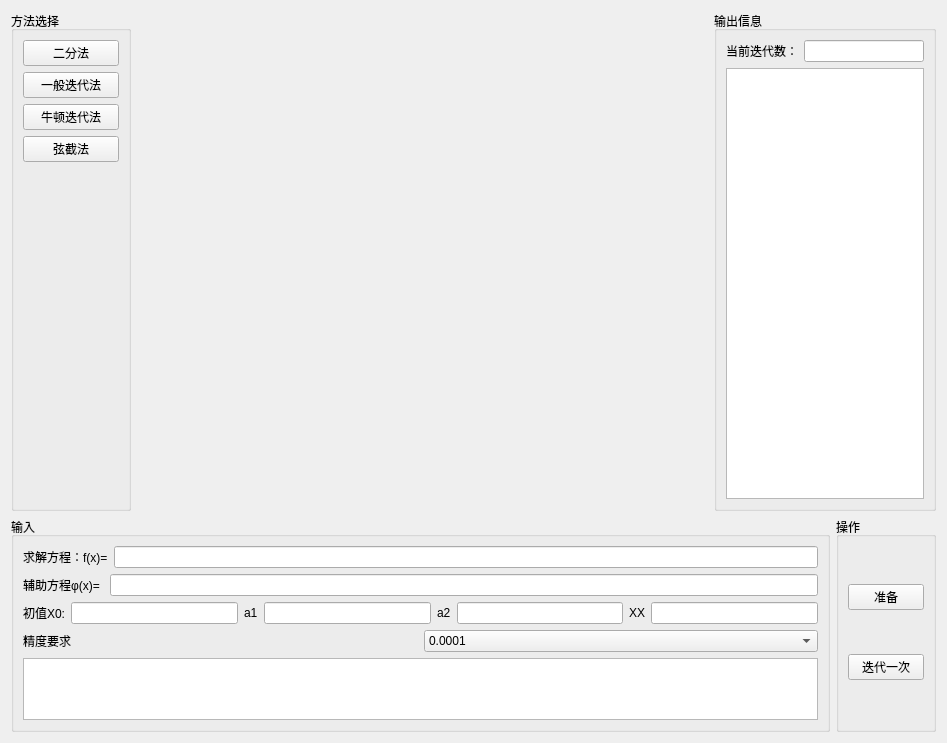
<?xml version="1.0" encoding="UTF-8"?>
<ui version="4.0">
 <class>FrameFunc</class>
 <widget class="QFrame" name="FrameFunc">
  <property name="geometry">
   <rect>
    <x>0</x>
    <y>0</y>
    <width>947</width>
    <height>743</height>
   </rect>
  </property>
  <property name="windowTitle">
   <string>FrameFunc</string>
  </property>
  <layout class="QVBoxLayout" name="verticalLayout_2">
   <item>
    <layout class="QHBoxLayout" name="horizontalLayout_9">
     <item>
      <widget class="QGroupBox" name="groupBox_2">
       <property name="maximumSize">
        <size>
         <width>120</width>
         <height>16777215</height>
        </size>
       </property>
       <property name="title">
        <string>方法选择</string>
       </property>
       <layout class="QVBoxLayout" name="verticalLayout_4">
        <item>
         <widget class="QPushButton" name="btn_equation1">
          <property name="text">
           <string>二分法</string>
          </property>
         </widget>
        </item>
        <item>
         <widget class="QPushButton" name="btn_equation2">
          <property name="text">
           <string>一般迭代法</string>
          </property>
         </widget>
        </item>
        <item>
         <widget class="QPushButton" name="btn_equation3">
          <property name="text">
           <string>牛顿迭代法</string>
          </property>
         </widget>
        </item>
        <item>
         <widget class="QPushButton" name="btn_equation4">
          <property name="text">
           <string>弦截法</string>
          </property>
         </widget>
        </item>
        <item>
         <spacer name="verticalSpacer_3">
          <property name="orientation">
           <enum>Qt::Vertical</enum>
          </property>
          <property name="sizeHint" stdset="0">
           <size>
            <width>20</width>
            <height>40</height>
           </size>
          </property>
         </spacer>
        </item>
       </layout>
      </widget>
     </item>
     <item>
      <widget class="FrameDraw" name="wdgPaint">
       <property name="sizePolicy">
        <sizepolicy hsizetype="Preferred" vsizetype="Expanding">
         <horstretch>0</horstretch>
         <verstretch>0</verstretch>
        </sizepolicy>
       </property>
       <property name="minimumSize">
        <size>
         <width>0</width>
         <height>500</height>
        </size>
       </property>
      </widget>
     </item>
     <item>
      <widget class="QGroupBox" name="gb_out">
       <property name="maximumSize">
        <size>
         <width>222</width>
         <height>16777215</height>
        </size>
       </property>
       <property name="title">
        <string>输出信息</string>
       </property>
       <layout class="QVBoxLayout" name="verticalLayout_3">
        <item>
         <layout class="QHBoxLayout" name="horizontalLayout_7">
          <item>
           <widget class="QLabel" name="label_6">
            <property name="text">
             <string>当前迭代数：</string>
            </property>
           </widget>
          </item>
          <item>
           <widget class="QLineEdit" name="edt_curitcnt">
            <property name="readOnly">
             <bool>true</bool>
            </property>
           </widget>
          </item>
         </layout>
        </item>
        <item>
         <widget class="QPlainTextEdit" name="pEdit_out">
          <property name="readOnly">
           <bool>true</bool>
          </property>
         </widget>
        </item>
       </layout>
      </widget>
     </item>
    </layout>
   </item>
   <item>
    <layout class="QHBoxLayout" name="horizontalLayout_10">
     <item>
      <widget class="QGroupBox" name="gb_input">
       <property name="maximumSize">
        <size>
         <width>16777215</width>
         <height>215</height>
        </size>
       </property>
       <property name="title">
        <string>输入</string>
       </property>
       <layout class="QVBoxLayout" name="verticalLayout">
        <item>
         <layout class="QHBoxLayout" name="horizontalLayout_3">
          <item>
           <widget class="QLabel" name="label_2">
            <property name="text">
             <string>求解方程：f(x)=</string>
            </property>
           </widget>
          </item>
          <item>
           <widget class="QLineEdit" name="edt_funcExpr"/>
          </item>
         </layout>
        </item>
        <item>
         <layout class="QHBoxLayout" name="horizontalLayout_4">
          <item>
           <widget class="QLabel" name="label_3">
            <property name="text">
             <string>辅助方程φ(x)= </string>
            </property>
           </widget>
          </item>
          <item>
           <widget class="QLineEdit" name="edt_itExpr"/>
          </item>
         </layout>
        </item>
        <item>
         <layout class="QHBoxLayout" name="horizontalLayout">
          <item>
           <widget class="QLabel" name="label_4">
            <property name="text">
             <string>初值X0:</string>
            </property>
           </widget>
          </item>
          <item>
           <widget class="QLineEdit" name="edt_x0">
            <property name="inputMask">
             <string/>
            </property>
           </widget>
          </item>
          <item>
           <widget class="QLabel" name="label_5">
            <property name="text">
             <string>a1</string>
            </property>
           </widget>
          </item>
          <item>
           <widget class="QLineEdit" name="edt_a1"/>
          </item>
          <item>
           <widget class="QLabel" name="label_8">
            <property name="text">
             <string>a2</string>
            </property>
           </widget>
          </item>
          <item>
           <widget class="QLineEdit" name="edt_a2"/>
          </item>
          <item>
           <widget class="QLabel" name="label_9">
            <property name="text">
             <string>XX</string>
            </property>
           </widget>
          </item>
          <item>
           <widget class="QLineEdit" name="edt_a2_2"/>
          </item>
         </layout>
        </item>
        <item>
         <layout class="QHBoxLayout" name="horizontalLayout_2">
          <item>
           <widget class="QLabel" name="label">
            <property name="text">
             <string>精度要求</string>
            </property>
           </widget>
          </item>
          <item>
           <widget class="QComboBox" name="cmb_precision">
            <item>
             <property name="text">
              <string>0.0001</string>
             </property>
            </item>
            <item>
             <property name="text">
              <string>0.000001</string>
             </property>
            </item>
            <item>
             <property name="text">
              <string>0.00000001</string>
             </property>
            </item>
           </widget>
          </item>
         </layout>
        </item>
        <item>
         <widget class="QPlainTextEdit" name="pedt_tips">
          <property name="maximumSize">
           <size>
            <width>16777215</width>
            <height>100</height>
           </size>
          </property>
         </widget>
        </item>
       </layout>
      </widget>
     </item>
     <item>
      <widget class="QGroupBox" name="groupBox_7">
       <property name="maximumSize">
        <size>
         <width>100</width>
         <height>215</height>
        </size>
       </property>
       <property name="title">
        <string>操作</string>
       </property>
       <layout class="QVBoxLayout" name="verticalLayout_5">
        <item>
         <widget class="QPushButton" name="btn_ready">
          <property name="text">
           <string>准备</string>
          </property>
         </widget>
        </item>
        <item>
         <widget class="QPushButton" name="btn_next">
          <property name="text">
           <string>迭代一次</string>
          </property>
         </widget>
        </item>
       </layout>
      </widget>
     </item>
    </layout>
   </item>
  </layout>
 </widget>
 <customwidgets>
  <customwidget>
   <class>FrameDraw</class>
   <extends>QFrame</extends>
   <header>FrameDraw/FrameDraw.h</header>
   <container>1</container>
  </customwidget>
 </customwidgets>
 <resources/>
 <connections/>
</ui>
